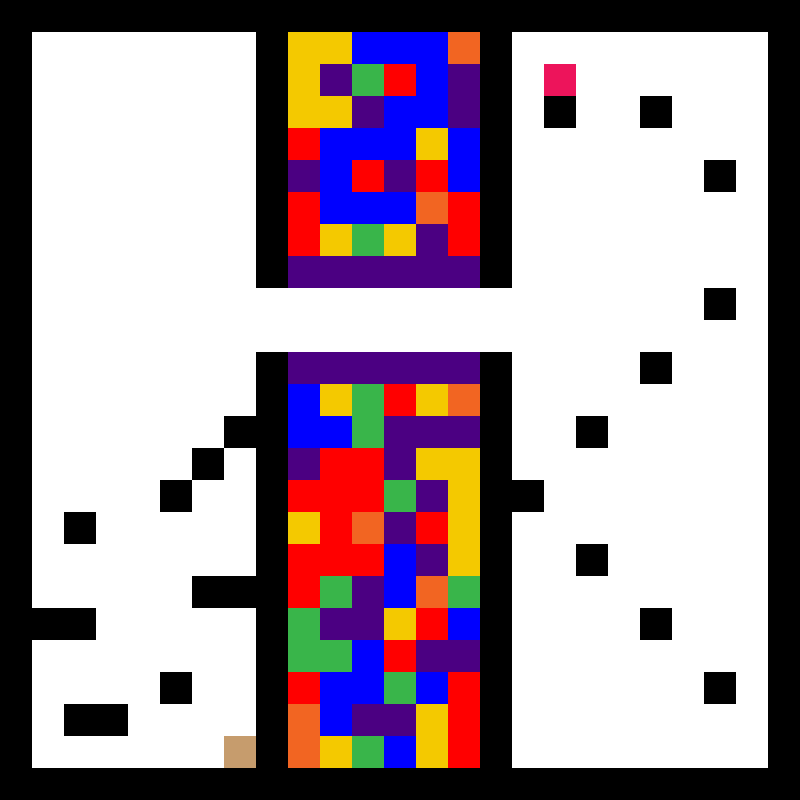

This game map was drawn from its Tiled (.tmx) file and the tilesets committed beside it. A one-line description and the trimmed map source follow:
An orthogonal 25x25 tile map with 32x32 px tiles, 1 tile layer (Tile Layer 1).

<map version="1.0" orientation="orthogonal" width="25" height="25" tilewidth="32" tileheight="32">
 <tileset firstgid="1" source="map.tsx" />
 <layer name="Tile Layer 1" width="25" height="25">
  <data>[625 cells, 625 non-empty, 10 distinct tile ids]</data>
 </layer>
</map>
